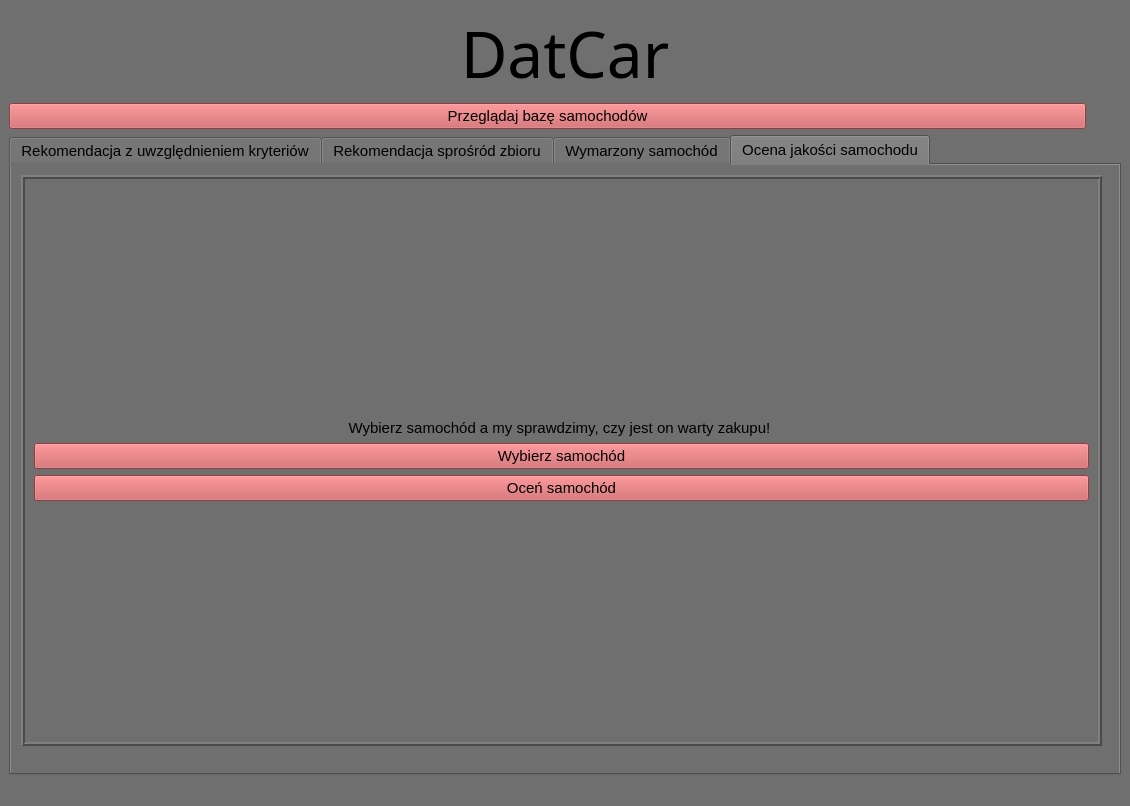
<?xml version="1.0" encoding="UTF-8"?>
<ui version="4.0">
 <class>DatCar</class>
 <widget class="QMainWindow" name="DatCar">
  <property name="geometry">
   <rect>
    <x>0</x>
    <y>0</y>
    <width>1130</width>
    <height>806</height>
   </rect>
  </property>
  <property name="sizePolicy">
   <sizepolicy hsizetype="Minimum" vsizetype="Fixed">
    <horstretch>0</horstretch>
    <verstretch>0</verstretch>
   </sizepolicy>
  </property>
  <property name="font">
   <font>
    <family>Segoe UI</family>
    <pointsize>12</pointsize>
   </font>
  </property>
  <property name="windowTitle">
   <string>DatCar</string>
  </property>
  <property name="styleSheet">
   <string notr="true">background-color:rgb(111, 111, 111)</string>
  </property>
  <widget class="QWidget" name="centralwidget">
   <layout class="QVBoxLayout" name="verticalLayout_3">
    <item>
     <layout class="QGridLayout" name="gridLayout">
      <item row="0" column="0">
       <widget class="QLabel" name="DatCar_label">
        <property name="font">
         <font>
          <family>Eras Bold ITC</family>
          <pointsize>48</pointsize>
         </font>
        </property>
        <property name="layoutDirection">
         <enum>Qt::LeftToRight</enum>
        </property>
        <property name="text">
         <string>DatCar</string>
        </property>
        <property name="alignment">
         <set>Qt::AlignCenter</set>
        </property>
       </widget>
      </item>
      <item row="1" column="0">
       <widget class="QPushButton" name="database_btn">
        <property name="maximumSize">
         <size>
          <width>1077</width>
          <height>16777215</height>
         </size>
        </property>
        <property name="font">
         <font>
          <pointsize>11</pointsize>
         </font>
        </property>
        <property name="accessibleDescription">
         <string/>
        </property>
        <property name="layoutDirection">
         <enum>Qt::LeftToRight</enum>
        </property>
        <property name="styleSheet">
         <string notr="true">background:rgb(204, 88, 90)</string>
        </property>
        <property name="text">
         <string>Przeglądaj bazę samochodów</string>
        </property>
        <property name="autoDefault">
         <bool>false</bool>
        </property>
        <property name="default">
         <bool>false</bool>
        </property>
        <property name="flat">
         <bool>false</bool>
        </property>
       </widget>
      </item>
      <item row="2" column="0">
       <widget class="QTabWidget" name="tabWidget">
        <property name="font">
         <font>
          <pointsize>11</pointsize>
         </font>
        </property>
        <property name="currentIndex">
         <number>3</number>
        </property>
        <property name="tabBarAutoHide">
         <bool>true</bool>
        </property>
        <widget class="QWidget" name="YourDreamCar">
         <property name="enabled">
          <bool>true</bool>
         </property>
         <attribute name="title">
          <string>Rekomendacja z uwzględnieniem kryteriów</string>
         </attribute>
         <layout class="QHBoxLayout" name="horizontalLayout">
          <item>
           <widget class="QFrame" name="frame">
            <property name="frameShape">
             <enum>QFrame::Box</enum>
            </property>
            <property name="frameShadow">
             <enum>QFrame::Raised</enum>
            </property>
            <property name="lineWidth">
             <number>2</number>
            </property>
            <layout class="QVBoxLayout" name="verticalLayout_4">
             <item>
              <widget class="QLabel" name="label">
               <property name="font">
                <font>
                 <pointsize>12</pointsize>
                 <weight>75</weight>
                 <bold>true</bold>
                </font>
               </property>
               <property name="text">
                <string>Kryteria</string>
               </property>
              </widget>
             </item>
             <item>
              <widget class="QFrame" name="frame_5">
               <property name="enabled">
                <bool>true</bool>
               </property>
               <property name="sizePolicy">
                <sizepolicy hsizetype="Preferred" vsizetype="Preferred">
                 <horstretch>0</horstretch>
                 <verstretch>0</verstretch>
                </sizepolicy>
               </property>
               <property name="minimumSize">
                <size>
                 <width>0</width>
                 <height>300</height>
                </size>
               </property>
               <property name="frameShape">
                <enum>QFrame::StyledPanel</enum>
               </property>
               <property name="frameShadow">
                <enum>QFrame::Raised</enum>
               </property>
               <layout class="QHBoxLayout" name="horizontalLayout_2">
                <item>
                 <layout class="QVBoxLayout" name="verticalLayout_2">
                  <item>
                   <widget class="QLabel" name="label_2">
                    <property name="font">
                     <font>
                      <pointsize>10</pointsize>
                     </font>
                    </property>
                    <property name="text">
                     <string>Marka</string>
                    </property>
                    <property name="alignment">
                     <set>Qt::AlignRight|Qt::AlignTrailing|Qt::AlignVCenter</set>
                    </property>
                   </widget>
                  </item>
                  <item>
                   <widget class="QLabel" name="label_4">
                    <property name="font">
                     <font>
                      <pointsize>10</pointsize>
                     </font>
                    </property>
                    <property name="text">
                     <string>Rodzaj paliwa</string>
                    </property>
                    <property name="alignment">
                     <set>Qt::AlignRight|Qt::AlignTrailing|Qt::AlignVCenter</set>
                    </property>
                   </widget>
                  </item>
                  <item>
                   <widget class="QLabel" name="label_5">
                    <property name="font">
                     <font>
                      <pointsize>10</pointsize>
                     </font>
                    </property>
                    <property name="text">
                     <string>Rodzaj skrzyni biegów</string>
                    </property>
                    <property name="alignment">
                     <set>Qt::AlignRight|Qt::AlignTrailing|Qt::AlignVCenter</set>
                    </property>
                   </widget>
                  </item>
                  <item>
                   <widget class="QLabel" name="label_7">
                    <property name="font">
                     <font>
                      <pointsize>10</pointsize>
                     </font>
                    </property>
                    <property name="text">
                     <string>Rodzaj nadwozia</string>
                    </property>
                    <property name="alignment">
                     <set>Qt::AlignRight|Qt::AlignTrailing|Qt::AlignVCenter</set>
                    </property>
                   </widget>
                  </item>
                  <item>
                   <widget class="QLabel" name="label_6">
                    <property name="font">
                     <font>
                      <pointsize>10</pointsize>
                     </font>
                    </property>
                    <property name="text">
                     <string>Stan pojazdu</string>
                    </property>
                    <property name="alignment">
                     <set>Qt::AlignRight|Qt::AlignTrailing|Qt::AlignVCenter</set>
                    </property>
                   </widget>
                  </item>
                  <item>
                   <widget class="QLabel" name="label_3">
                    <property name="font">
                     <font>
                      <pointsize>10</pointsize>
                     </font>
                    </property>
                    <property name="text">
                     <string>Kolor</string>
                    </property>
                    <property name="alignment">
                     <set>Qt::AlignRight|Qt::AlignTrailing|Qt::AlignVCenter</set>
                    </property>
                   </widget>
                  </item>
                 </layout>
                </item>
                <item>
                 <layout class="QVBoxLayout" name="verticalLayout">
                  <item>
                   <widget class="QComboBox" name="comboBox_marka">
                    <property name="styleSheet">
                     <string notr="true">background-color: rgb(255, 255, 255);</string>
                    </property>
                   </widget>
                  </item>
                  <item>
                   <widget class="QComboBox" name="comboBox_paliwo">
                    <property name="styleSheet">
                     <string notr="true">background-color: rgb(255, 255, 255);</string>
                    </property>
                   </widget>
                  </item>
                  <item>
                   <widget class="QComboBox" name="comboBox_skrzynia">
                    <property name="styleSheet">
                     <string notr="true">background-color: rgb(255, 255, 255);</string>
                    </property>
                   </widget>
                  </item>
                  <item>
                   <widget class="QComboBox" name="comboBox_nadwozie">
                    <property name="styleSheet">
                     <string notr="true">background-color: rgb(255, 255, 255);</string>
                    </property>
                   </widget>
                  </item>
                  <item>
                   <widget class="QComboBox" name="comboBox_stan">
                    <property name="styleSheet">
                     <string notr="true">background-color: rgb(255, 255, 255);</string>
                    </property>
                   </widget>
                  </item>
                  <item>
                   <widget class="QComboBox" name="comboBox_kolor">
                    <property name="styleSheet">
                     <string notr="true">background-color: rgb(255, 255, 255);</string>
                    </property>
                   </widget>
                  </item>
                 </layout>
                </item>
               </layout>
              </widget>
             </item>
             <item>
              <widget class="QFrame" name="frame_3">
               <property name="frameShape">
                <enum>QFrame::Box</enum>
               </property>
               <property name="frameShadow">
                <enum>QFrame::Plain</enum>
               </property>
               <property name="lineWidth">
                <number>1</number>
               </property>
               <widget class="QLabel" name="label_8">
                <property name="geometry">
                 <rect>
                  <x>20</x>
                  <y>10</y>
                  <width>47</width>
                  <height>13</height>
                 </rect>
                </property>
                <property name="font">
                 <font>
                  <pointsize>11</pointsize>
                  <weight>75</weight>
                  <bold>true</bold>
                 </font>
                </property>
                <property name="text">
                 <string>Cena</string>
                </property>
               </widget>
               <widget class="QPlainTextEdit" name="Cena_OD">
                <property name="geometry">
                 <rect>
                  <x>40</x>
                  <y>30</y>
                  <width>101</width>
                  <height>31</height>
                 </rect>
                </property>
                <property name="styleSheet">
                 <string notr="true">background-color: rgb(255, 255, 255);</string>
                </property>
               </widget>
               <widget class="QPlainTextEdit" name="Cena_DO">
                <property name="geometry">
                 <rect>
                  <x>210</x>
                  <y>30</y>
                  <width>101</width>
                  <height>31</height>
                 </rect>
                </property>
                <property name="styleSheet">
                 <string notr="true">background-color: rgb(255, 255, 255);</string>
                </property>
               </widget>
               <widget class="QLabel" name="label_9">
                <property name="geometry">
                 <rect>
                  <x>10</x>
                  <y>40</y>
                  <width>21</width>
                  <height>20</height>
                 </rect>
                </property>
                <property name="font">
                 <font>
                  <pointsize>10</pointsize>
                 </font>
                </property>
                <property name="text">
                 <string>Od:</string>
                </property>
                <property name="alignment">
                 <set>Qt::AlignRight|Qt::AlignTrailing|Qt::AlignVCenter</set>
                </property>
               </widget>
               <widget class="QLabel" name="label_10">
                <property name="geometry">
                 <rect>
                  <x>180</x>
                  <y>40</y>
                  <width>21</width>
                  <height>20</height>
                 </rect>
                </property>
                <property name="font">
                 <font>
                  <pointsize>10</pointsize>
                 </font>
                </property>
                <property name="text">
                 <string>Do:</string>
                </property>
                <property name="alignment">
                 <set>Qt::AlignRight|Qt::AlignTrailing|Qt::AlignVCenter</set>
                </property>
               </widget>
              </widget>
             </item>
             <item>
              <widget class="QFrame" name="frame_4">
               <property name="frameShape">
                <enum>QFrame::Box</enum>
               </property>
               <property name="frameShadow">
                <enum>QFrame::Plain</enum>
               </property>
               <property name="lineWidth">
                <number>1</number>
               </property>
               <widget class="QLabel" name="label_11">
                <property name="geometry">
                 <rect>
                  <x>20</x>
                  <y>6</y>
                  <width>71</width>
                  <height>20</height>
                 </rect>
                </property>
                <property name="font">
                 <font>
                  <pointsize>11</pointsize>
                  <weight>75</weight>
                  <bold>true</bold>
                 </font>
                </property>
                <property name="text">
                 <string>Przebieg</string>
                </property>
               </widget>
               <widget class="QPlainTextEdit" name="przebiegOD">
                <property name="geometry">
                 <rect>
                  <x>40</x>
                  <y>30</y>
                  <width>101</width>
                  <height>31</height>
                 </rect>
                </property>
                <property name="styleSheet">
                 <string notr="true">background-color: rgb(255, 255, 255);</string>
                </property>
               </widget>
               <widget class="QPlainTextEdit" name="Przebieg_Do">
                <property name="geometry">
                 <rect>
                  <x>210</x>
                  <y>30</y>
                  <width>101</width>
                  <height>31</height>
                 </rect>
                </property>
                <property name="styleSheet">
                 <string notr="true">background-color: rgb(255, 255, 255);</string>
                </property>
               </widget>
               <widget class="QLabel" name="label_12">
                <property name="geometry">
                 <rect>
                  <x>10</x>
                  <y>40</y>
                  <width>21</width>
                  <height>20</height>
                 </rect>
                </property>
                <property name="font">
                 <font>
                  <pointsize>10</pointsize>
                 </font>
                </property>
                <property name="text">
                 <string>Od:</string>
                </property>
                <property name="alignment">
                 <set>Qt::AlignRight|Qt::AlignTrailing|Qt::AlignVCenter</set>
                </property>
               </widget>
               <widget class="QLabel" name="label_13">
                <property name="geometry">
                 <rect>
                  <x>180</x>
                  <y>40</y>
                  <width>21</width>
                  <height>20</height>
                 </rect>
                </property>
                <property name="font">
                 <font>
                  <pointsize>10</pointsize>
                 </font>
                </property>
                <property name="text">
                 <string>Do:</string>
                </property>
                <property name="alignment">
                 <set>Qt::AlignRight|Qt::AlignTrailing|Qt::AlignVCenter</set>
                </property>
               </widget>
              </widget>
             </item>
            </layout>
            <zorder>frame_5</zorder>
            <zorder>label</zorder>
            <zorder>frame_3</zorder>
            <zorder>frame_4</zorder>
           </widget>
          </item>
          <item>
           <widget class="QFrame" name="frame_2">
            <property name="frameShape">
             <enum>QFrame::Box</enum>
            </property>
            <property name="frameShadow">
             <enum>QFrame::Raised</enum>
            </property>
            <property name="lineWidth">
             <number>2</number>
            </property>
            <layout class="QVBoxLayout" name="verticalLayout_5">
             <item>
              <widget class="QPushButton" name="kryteria_btn">
               <property name="font">
                <font>
                 <pointsize>11</pointsize>
                </font>
               </property>
               <property name="accessibleDescription">
                <string/>
               </property>
               <property name="layoutDirection">
                <enum>Qt::LeftToRight</enum>
               </property>
               <property name="styleSheet">
                <string notr="true">background:rgb(204, 88, 90)</string>
               </property>
               <property name="text">
                <string>Przeglądaj samochody spełniające kryteria</string>
               </property>
               <property name="autoDefault">
                <bool>false</bool>
               </property>
               <property name="default">
                <bool>false</bool>
               </property>
               <property name="flat">
                <bool>false</bool>
               </property>
              </widget>
             </item>
             <item>
              <widget class="QPushButton" name="najlepsza_rekomendacja_btn">
               <property name="font">
                <font>
                 <pointsize>11</pointsize>
                </font>
               </property>
               <property name="accessibleDescription">
                <string/>
               </property>
               <property name="layoutDirection">
                <enum>Qt::LeftToRight</enum>
               </property>
               <property name="styleSheet">
                <string notr="true">background:rgb(204, 88, 90)</string>
               </property>
               <property name="text">
                <string>Znajdź najlepszą ofertę</string>
               </property>
               <property name="autoDefault">
                <bool>false</bool>
               </property>
               <property name="default">
                <bool>false</bool>
               </property>
               <property name="flat">
                <bool>false</bool>
               </property>
              </widget>
             </item>
            </layout>
           </widget>
          </item>
         </layout>
        </widget>
        <widget class="QWidget" name="rekomendacja_zbior">
         <attribute name="title">
          <string>Rekomendacja sprośród zbioru</string>
         </attribute>
         <widget class="QFrame" name="frame_6">
          <property name="geometry">
           <rect>
            <x>10</x>
            <y>10</y>
            <width>1081</width>
            <height>578</height>
           </rect>
          </property>
          <property name="frameShape">
           <enum>QFrame::Box</enum>
          </property>
          <property name="frameShadow">
           <enum>QFrame::Raised</enum>
          </property>
          <property name="lineWidth">
           <number>2</number>
          </property>
          <layout class="QVBoxLayout" name="verticalLayout_10">
           <item>
            <layout class="QVBoxLayout" name="verticalLayout_11">
             <item>
              <widget class="QLabel" name="label_27">
               <property name="sizePolicy">
                <sizepolicy hsizetype="Preferred" vsizetype="Fixed">
                 <horstretch>0</horstretch>
                 <verstretch>0</verstretch>
                </sizepolicy>
               </property>
               <property name="font">
                <font>
                 <pointsize>11</pointsize>
                </font>
               </property>
               <property name="text">
                <string>Spośród wszystkich samochodów, wybierz te spośród których chcesz uzyskać rekomendację</string>
               </property>
               <property name="alignment">
                <set>Qt::AlignHCenter|Qt::AlignTop</set>
               </property>
               <property name="margin">
                <number>9</number>
               </property>
              </widget>
             </item>
             <item>
              <widget class="QPushButton" name="wybierz_samochody_btn">
               <property name="sizePolicy">
                <sizepolicy hsizetype="Minimum" vsizetype="Fixed">
                 <horstretch>0</horstretch>
                 <verstretch>0</verstretch>
                </sizepolicy>
               </property>
               <property name="font">
                <font>
                 <pointsize>11</pointsize>
                </font>
               </property>
               <property name="layoutDirection">
                <enum>Qt::LeftToRight</enum>
               </property>
               <property name="autoFillBackground">
                <bool>false</bool>
               </property>
               <property name="styleSheet">
                <string notr="true">background:rgb(204, 88, 90)</string>
               </property>
               <property name="text">
                <string>Wybierz samochody</string>
               </property>
               <property name="default">
                <bool>false</bool>
               </property>
               <property name="flat">
                <bool>false</bool>
               </property>
              </widget>
             </item>
             <item>
              <widget class="QPushButton" name="wybierz_samochody_btn_5">
               <property name="sizePolicy">
                <sizepolicy hsizetype="Minimum" vsizetype="Fixed">
                 <horstretch>0</horstretch>
                 <verstretch>0</verstretch>
                </sizepolicy>
               </property>
               <property name="font">
                <font>
                 <pointsize>11</pointsize>
                </font>
               </property>
               <property name="layoutDirection">
                <enum>Qt::LeftToRight</enum>
               </property>
               <property name="autoFillBackground">
                <bool>false</bool>
               </property>
               <property name="styleSheet">
                <string notr="true">background:rgb(204, 88, 90)</string>
               </property>
               <property name="text">
                <string>Wybierz odpowiednie kryteria</string>
               </property>
               <property name="default">
                <bool>false</bool>
               </property>
               <property name="flat">
                <bool>false</bool>
               </property>
              </widget>
             </item>
             <item>
              <widget class="QPushButton" name="pushButton">
               <property name="font">
                <font>
                 <pointsize>11</pointsize>
                </font>
               </property>
               <property name="styleSheet">
                <string notr="true">background:rgb(204, 88, 90)</string>
               </property>
               <property name="text">
                <string>Przeprowadź rekomendację</string>
               </property>
              </widget>
             </item>
            </layout>
           </item>
          </layout>
         </widget>
        </widget>
        <widget class="QWidget" name="dreamCar">
         <attribute name="title">
          <string>Wymarzony samochód</string>
         </attribute>
         <widget class="QFrame" name="frame_10">
          <property name="geometry">
           <rect>
            <x>10</x>
            <y>7</y>
            <width>1081</width>
            <height>571</height>
           </rect>
          </property>
          <property name="frameShape">
           <enum>QFrame::Box</enum>
          </property>
          <property name="frameShadow">
           <enum>QFrame::Raised</enum>
          </property>
          <property name="lineWidth">
           <number>2</number>
          </property>
          <layout class="QVBoxLayout" name="verticalLayout_12">
           <item>
            <layout class="QVBoxLayout" name="verticalLayout_13">
             <item>
              <widget class="QLabel" name="label_28">
               <property name="sizePolicy">
                <sizepolicy hsizetype="Preferred" vsizetype="Fixed">
                 <horstretch>0</horstretch>
                 <verstretch>0</verstretch>
                </sizepolicy>
               </property>
               <property name="font">
                <font>
                 <pointsize>11</pointsize>
                </font>
               </property>
               <property name="text">
                <string>Wybierz wymarzony/e samochód/y, a następnie swój aktualny pojazd, aby aplikacja mogła znaleźć najlepsze rozwiązanie dla Ciebie!</string>
               </property>
               <property name="alignment">
                <set>Qt::AlignHCenter|Qt::AlignTop</set>
               </property>
               <property name="margin">
                <number>9</number>
               </property>
              </widget>
             </item>
             <item>
              <widget class="QPushButton" name="wybierz_samochody_btn_2">
               <property name="sizePolicy">
                <sizepolicy hsizetype="Minimum" vsizetype="Fixed">
                 <horstretch>0</horstretch>
                 <verstretch>0</verstretch>
                </sizepolicy>
               </property>
               <property name="font">
                <font>
                 <pointsize>11</pointsize>
                </font>
               </property>
               <property name="layoutDirection">
                <enum>Qt::LeftToRight</enum>
               </property>
               <property name="autoFillBackground">
                <bool>false</bool>
               </property>
               <property name="styleSheet">
                <string notr="true">background:rgb(204, 88, 90)</string>
               </property>
               <property name="text">
                <string>Wybierz wymarzone samochody</string>
               </property>
               <property name="default">
                <bool>false</bool>
               </property>
               <property name="flat">
                <bool>false</bool>
               </property>
              </widget>
             </item>
             <item>
              <widget class="QPushButton" name="wybierz_samochody_btn_3">
               <property name="sizePolicy">
                <sizepolicy hsizetype="Minimum" vsizetype="Fixed">
                 <horstretch>0</horstretch>
                 <verstretch>0</verstretch>
                </sizepolicy>
               </property>
               <property name="font">
                <font>
                 <pointsize>11</pointsize>
                </font>
               </property>
               <property name="layoutDirection">
                <enum>Qt::LeftToRight</enum>
               </property>
               <property name="autoFillBackground">
                <bool>false</bool>
               </property>
               <property name="styleSheet">
                <string notr="true">background:rgb(204, 88, 90)</string>
               </property>
               <property name="text">
                <string>Wybierz aktualny samochód</string>
               </property>
               <property name="default">
                <bool>false</bool>
               </property>
               <property name="flat">
                <bool>false</bool>
               </property>
              </widget>
             </item>
             <item>
              <widget class="QPushButton" name="wybierz_samochody_btn_6">
               <property name="sizePolicy">
                <sizepolicy hsizetype="Minimum" vsizetype="Fixed">
                 <horstretch>0</horstretch>
                 <verstretch>0</verstretch>
                </sizepolicy>
               </property>
               <property name="font">
                <font>
                 <pointsize>11</pointsize>
                </font>
               </property>
               <property name="layoutDirection">
                <enum>Qt::LeftToRight</enum>
               </property>
               <property name="autoFillBackground">
                <bool>false</bool>
               </property>
               <property name="styleSheet">
                <string notr="true">background:rgb(204, 88, 90)</string>
               </property>
               <property name="text">
                <string>Wybierz odpowiednie kryteria</string>
               </property>
               <property name="default">
                <bool>false</bool>
               </property>
               <property name="flat">
                <bool>false</bool>
               </property>
              </widget>
             </item>
             <item>
              <widget class="QPushButton" name="pushButton_2">
               <property name="font">
                <font>
                 <pointsize>11</pointsize>
                </font>
               </property>
               <property name="styleSheet">
                <string notr="true">background:rgb(204, 88, 90)</string>
               </property>
               <property name="text">
                <string>Przeprowadź rekomendację</string>
               </property>
              </widget>
             </item>
            </layout>
           </item>
          </layout>
         </widget>
        </widget>
        <widget class="QWidget" name="tab_4">
         <attribute name="title">
          <string>Ocena jakości samochodu</string>
         </attribute>
         <widget class="QFrame" name="frame_11">
          <property name="geometry">
           <rect>
            <x>10</x>
            <y>10</y>
            <width>1081</width>
            <height>571</height>
           </rect>
          </property>
          <property name="frameShape">
           <enum>QFrame::Box</enum>
          </property>
          <property name="frameShadow">
           <enum>QFrame::Raised</enum>
          </property>
          <property name="lineWidth">
           <number>2</number>
          </property>
          <layout class="QVBoxLayout" name="verticalLayout_14">
           <item>
            <layout class="QVBoxLayout" name="verticalLayout_15">
             <item>
              <widget class="QLabel" name="label_29">
               <property name="sizePolicy">
                <sizepolicy hsizetype="Preferred" vsizetype="Fixed">
                 <horstretch>0</horstretch>
                 <verstretch>0</verstretch>
                </sizepolicy>
               </property>
               <property name="font">
                <font>
                 <pointsize>11</pointsize>
                </font>
               </property>
               <property name="text">
                <string>Wybierz samochód a my sprawdzimy, czy jest on warty zakupu! </string>
               </property>
               <property name="alignment">
                <set>Qt::AlignHCenter|Qt::AlignTop</set>
               </property>
               <property name="margin">
                <number>9</number>
               </property>
              </widget>
             </item>
             <item>
              <widget class="QPushButton" name="wybierz_samochody_btn_4">
               <property name="sizePolicy">
                <sizepolicy hsizetype="Minimum" vsizetype="Fixed">
                 <horstretch>0</horstretch>
                 <verstretch>0</verstretch>
                </sizepolicy>
               </property>
               <property name="font">
                <font>
                 <pointsize>11</pointsize>
                </font>
               </property>
               <property name="layoutDirection">
                <enum>Qt::LeftToRight</enum>
               </property>
               <property name="autoFillBackground">
                <bool>false</bool>
               </property>
               <property name="styleSheet">
                <string notr="true">background:rgb(204, 88, 90)</string>
               </property>
               <property name="text">
                <string>Wybierz samochód</string>
               </property>
               <property name="default">
                <bool>false</bool>
               </property>
               <property name="flat">
                <bool>false</bool>
               </property>
              </widget>
             </item>
             <item>
              <widget class="QPushButton" name="pushButton_3">
               <property name="font">
                <font>
                 <pointsize>11</pointsize>
                </font>
               </property>
               <property name="styleSheet">
                <string notr="true">background:rgb(204, 88, 90)</string>
               </property>
               <property name="text">
                <string>Oceń samochód</string>
               </property>
              </widget>
             </item>
            </layout>
           </item>
          </layout>
         </widget>
        </widget>
       </widget>
      </item>
     </layout>
    </item>
    <item>
     <layout class="QGridLayout" name="gridLayout_3"/>
    </item>
   </layout>
  </widget>
  <widget class="QMenuBar" name="menubar">
   <property name="geometry">
    <rect>
     <x>0</x>
     <y>0</y>
     <width>1130</width>
     <height>21</height>
    </rect>
   </property>
  </widget>
  <widget class="QStatusBar" name="statusbar"/>
 </widget>
 <resources/>
 <connections/>
</ui>
